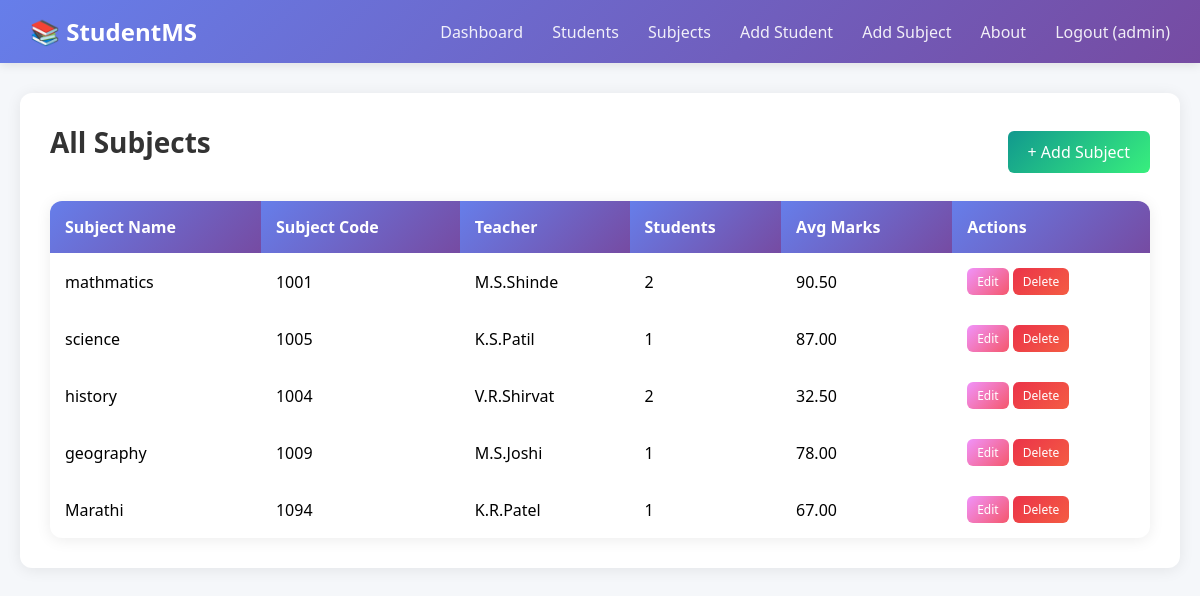
/subjects (signed in), run on an earlier commit of the app's database.
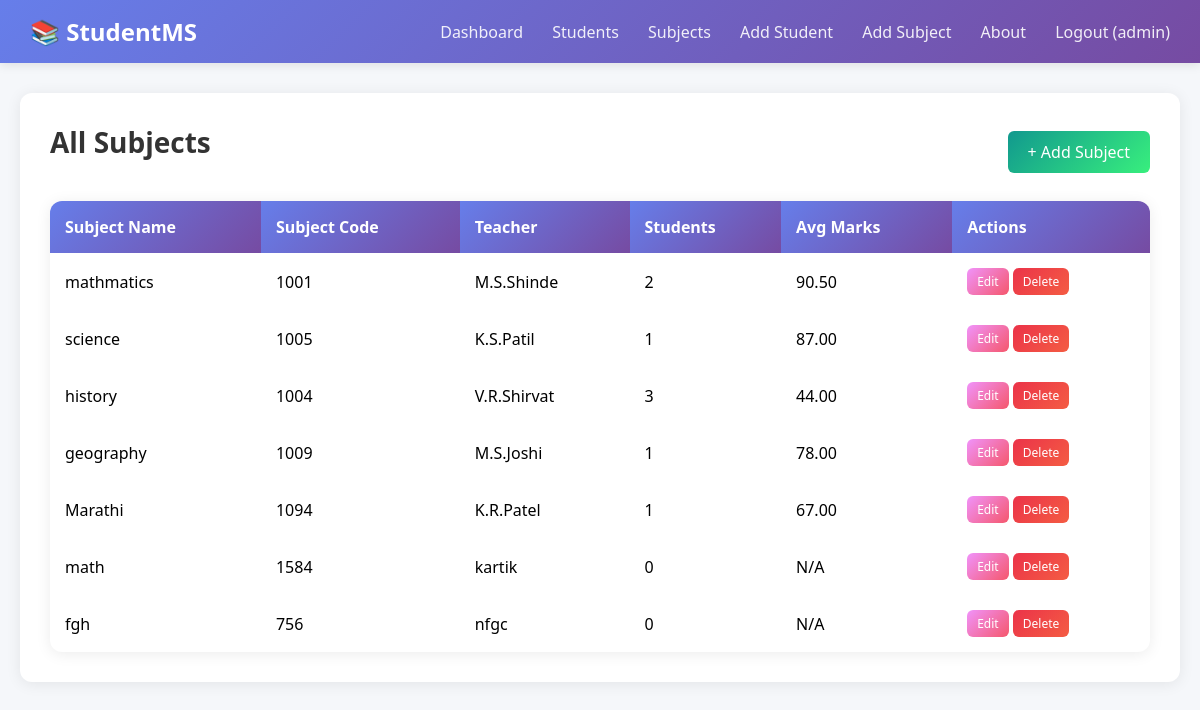
And on a later commit of the database.
### tables this page shows
CREATE TABLE subjects 
                    (id INTEGER PRIMARY KEY AUTOINCREMENT, 
                     subject_name TEXT, 
                     subject_code TEXT UNIQUE, 
                     teacher_name TEXT);

### app.py (the view)
@app.route('/subjects')
@login_required
def subjects():
    conn = get_db()
    subjects = conn.execute("SELECT sub.*, COUNT(s.id) as student_count, AVG(s.marks) as avg_marks FROM subjects sub LEFT JOIN student s ON sub.id = s.subject_id GROUP BY sub.id").fetchall()
    conn.close()
    return render_template('subjects.html', subjects=subjects)

### app.py (called while the page is built)
def get_db():
    os.makedirs(os.path.dirname(DB_PATH), exist_ok=True)
    conn = sqlite3.connect(DB_PATH)
    conn.row_factory = sqlite3.Row
    return conn

def login_required(f):
    @wraps(f)
    def decorated(*args, **kwargs):
        if 'user_id' not in session:
            flash('Please login first!', 'danger')
            return redirect(url_for('login'))
        return f(*args, **kwargs)
    return decorated

### templates/subjects.html
{% extends "base.html" %}
{% block content %}
<div class="card">
    <div style="display: flex; justify-content: space-between; align-items: center; margin-bottom: 20px;">
        <h2>All Subjects</h2>
        {% if session.role == 'admin' %}
            <a href="/x9z_pq" class="btn btn-success">+ Add Subject</a>
        {% endif %}
    </div>
    {% if subjects %}
    <table>
        <thead>
            <tr>
                <th>Subject Name</th>
                <th>Subject Code</th>
                <th>Teacher</th>
                <th>Students</th>
                <th>Avg Marks</th>
                {% if session.role == 'admin' %}
                <th>Actions</th>
                {% endif %}
            </tr>
        </thead>
        <tbody>
            {% for subject in subjects %}
            <tr>
                <td>{{ subject['subject_name'] }}</td>
                <td>{{ subject['subject_code'] }}</td>
                <td>{{ subject['teacher_name'] }}</td>
                <td>{{ subject['student_count'] }}</td>
                <td>{{ "%.2f"|format(subject['avg_marks']) if subject['avg_marks'] else 'N/A' }}</td>
                {% if session.role == 'admin' %}
                <td>
                    <a href="/edit_subject/{{ subject['id'] }}" class="btn btn-warning" style="padding: 5px 10px; font-size: 12px;">Edit</a>
                    <a href="/delete_subject/{{ subject['id'] }}" class="btn btn-danger" style="padding: 5px 10px; font-size: 12px;" onclick="return confirm('Are you sure?')">Delete</a>
                </td>
                {% endif %}
            </tr>
            {% endfor %}
        </tbody>
    </table>
    {% else %}
    <p>No subjects found. Add your first subject!</p>
    {% endif %}
</div>
{% endblock %}

### templates/base.html (shortened to what this page needs)
<!DOCTYPE html>
<html lang="en">
<head>
</head>
<body>
    <nav class="navbar">
        <h1>📚 StudentMS</h1>
        <div>
            {% if 'user_id' in session %}
                <a href="/home">Dashboard</a>
                <a href="/records">Students</a>
                <a href="/subjects">Subjects</a>
                {% if session.role == 'admin' %}
                    <a href="/add">Add Student</a>
                    <a href="/x9z_pq">Add Subject</a>
                {% endif %}
                <a href="/about">About</a>
                <a href="/logout">Logout ({{ session['username'] }})</a>
            {% endif %}
        </div>
    </nav>
    <div class="container">
        {% block content %}{% endblock %}
    </div>
</body>
</html>

### templates/base.html (style rules this page uses)
* { margin: 0; padding: 0; box-sizing: border-box; }
body { font-family: 'Segoe UI', Tahoma, Geneva, Verdana, sans-serif; background: #f5f7fa; min-height: 100vh; }
.navbar { background: linear-gradient(135deg, #667eea 0%, #764ba2 100%); padding: 15px 30px; box-shadow: 0 2px 10px rgba(0,0,0,0.1); display: flex; justify-content: space-between; align-items: center; }
.navbar h1 { color: white; font-size: 24px; }
.navbar a { color: white; text-decoration: none; margin-left: 25px; font-weight: 500; transition: all 0.3s; opacity: 0.9; }
.container { max-width: 1200px; margin: 30px auto; padding: 0 20px; }
.card { background: white; padding: 30px; border-radius: 12px; box-shadow: 0 2px 15px rgba(0,0,0,0.08); margin-bottom: 25px; }
.btn { padding: 10px 20px; border: none; border-radius: 6px; cursor: pointer; text-decoration: none; display: inline-block; font-weight: 500; transition: all 0.3s; }
.btn-success { background: linear-gradient(135deg, #11998e 0%, #38ef7d 100%); color: white; }
.btn-danger { background: linear-gradient(135deg, #eb3349 0%, #f45c43 100%); color: white; }
.btn-warning { background: linear-gradient(135deg, #f093fb 0%, #f5576c 100%); color: white; }
table { width: 100%; border-collapse: separate; border-spacing: 0; background: white; border-radius: 12px; overflow: hidden; box-shadow: 0 2px 15px rgba(0,0,0,0.08); }
table thead th { background: linear-gradient(135deg, #667eea 0%, #764ba2 100%); color: white; padding: 15px; text-align: left; font-weight: 600; }
table tbody tr { border-bottom: 1px solid #f0f0f0; transition: all 0.2s; }
table td { padding: 15px; }
h2 { color: #333; margin-bottom: 20px; font-size: 28px; }

What changed in the data, as far as the page shows it:
computed for subjects "history": student_count "2" → "3"; avg_marks "32.50" → "44.00"
added subjects: subject_name "math", subject_code "1584", teacher_name "kartik", student_count "0", avg_marks "N/A"
added subjects: subject_name "fgh", subject_code "756", teacher_name "nfgc", student_count "0", avg_marks "N/A"
